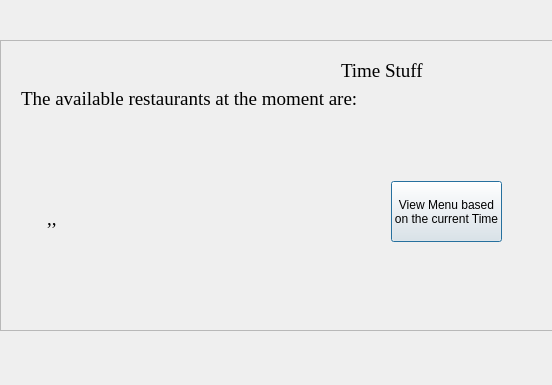
<?xml version="1.0" encoding="UTF-8"?>
<ui version="4.0">
 <class>Dialog</class>
 <widget class="QDialog" name="Dialog">
  <property name="geometry">
   <rect>
    <x>0</x>
    <y>0</y>
    <width>552</width>
    <height>385</height>
   </rect>
  </property>
  <property name="windowTitle">
   <string>Open Restaurants</string>
  </property>
  <widget class="QLabel" name="BG">
   <property name="geometry">
    <rect>
     <x>0</x>
     <y>0</y>
     <width>551</width>
     <height>391</height>
    </rect>
   </property>
   <property name="text">
    <string/>
   </property>
   <property name="pixmap">
    <pixmap>../bg (2).png</pixmap>
   </property>
   <property name="scaledContents">
    <bool>true</bool>
   </property>
  </widget>
  <widget class="QScrollArea" name="scrollArea">
   <property name="geometry">
    <rect>
     <x>0</x>
     <y>40</y>
     <width>561</width>
     <height>291</height>
    </rect>
   </property>
   <property name="widgetResizable">
    <bool>true</bool>
   </property>
   <widget class="QWidget" name="scrollAreaWidgetContents">
    <property name="geometry">
     <rect>
      <x>0</x>
      <y>0</y>
      <width>559</width>
      <height>289</height>
     </rect>
    </property>
    <widget class="QLabel" name="Heading">
     <property name="geometry">
      <rect>
       <x>20</x>
       <y>50</y>
       <width>371</width>
       <height>16</height>
      </rect>
     </property>
     <property name="font">
      <font>
       <family>Times New Roman</family>
       <pointsize>14</pointsize>
      </font>
     </property>
     <property name="text">
      <string>The available restaurants at the moment are: </string>
     </property>
    </widget>
    <widget class="QLabel" name="Time">
     <property name="geometry">
      <rect>
       <x>340</x>
       <y>20</y>
       <width>181</width>
       <height>20</height>
      </rect>
     </property>
     <property name="font">
      <font>
       <family>Times New Roman</family>
       <pointsize>14</pointsize>
      </font>
     </property>
     <property name="text">
      <string>Time Stuff</string>
     </property>
    </widget>
    <widget class="QLabel" name="List">
     <property name="geometry">
      <rect>
       <x>46</x>
       <y>92</y>
       <width>251</width>
       <height>171</height>
      </rect>
     </property>
     <property name="font">
      <font>
       <family>Times New Roman</family>
       <pointsize>14</pointsize>
      </font>
     </property>
     <property name="text">
      <string>,,</string>
     </property>
     <property name="scaledContents">
      <bool>true</bool>
     </property>
    </widget>
    <widget class="QPushButton" name="MenuButton">
     <property name="geometry">
      <rect>
       <x>390</x>
       <y>140</y>
       <width>111</width>
       <height>61</height>
      </rect>
     </property>
     <property name="text">
      <string>View Menu based 
on the current Time</string>
     </property>
    </widget>
   </widget>
  </widget>
 </widget>
 <resources/>
 <connections/>
</ui>
